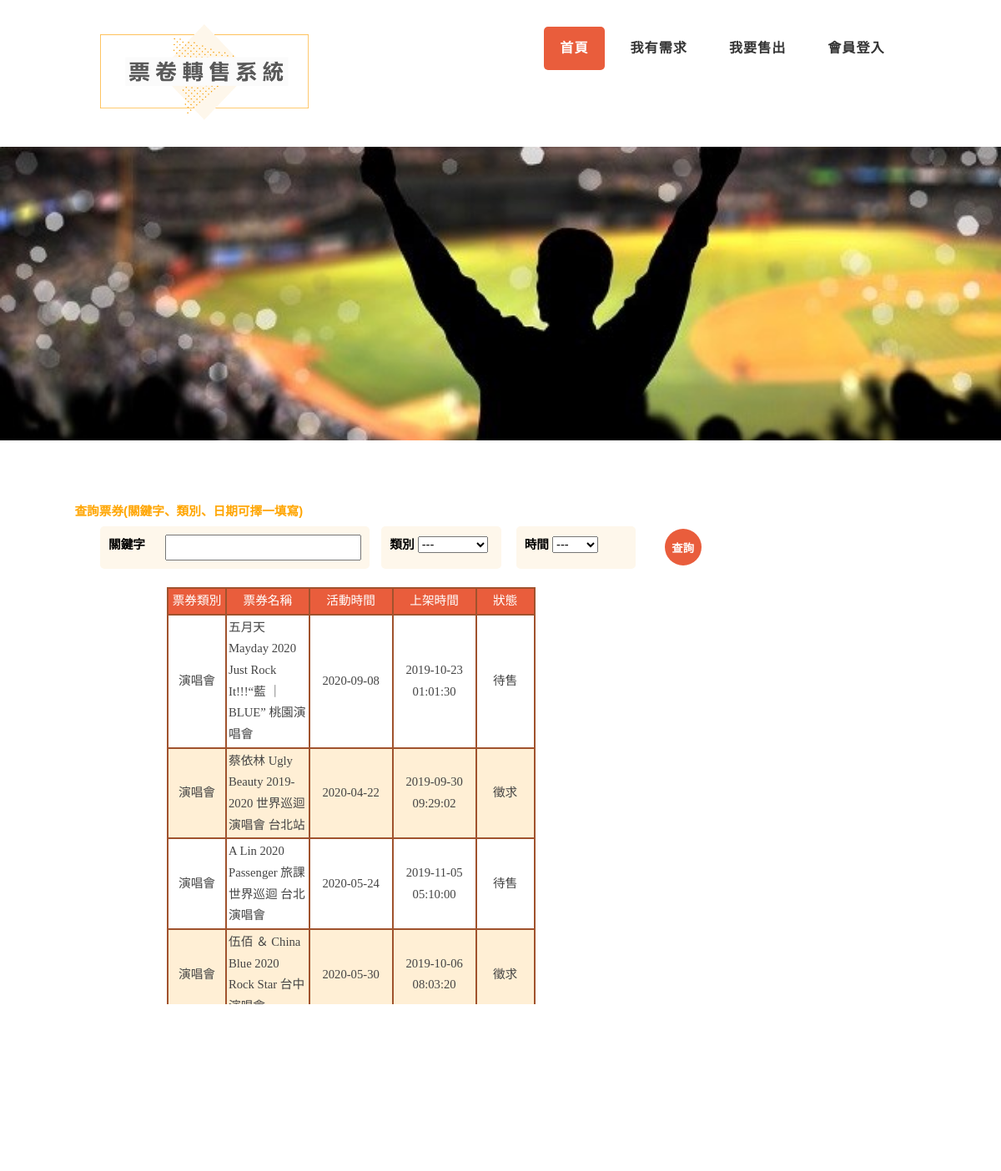
The page / on the database its author committed.
### tables this page shows
CREATE TABLE `ticket` (
  `ticket_id` varchar(20) NOT NULL,
  `seller_id` varchar(10) NOT NULL,
  `ticket_class_id` varchar(10) NOT NULL,
  `ticket_name` tinytext,
  `ticket_status` tinytext,
  `ticket_post_time` datetime DEFAULT NULL,
  `activity_time` date DEFAULT NULL
);

CREATE TABLE `ticket_class` (
  `ticket_class_id` varchar(10) NOT NULL,
  `ticket_class_name` tinytext
);

### index.php (the view, shortened to what this page needs)
<!DOCTYPE HTML>
<html>
	<head>
	</head>
	<body class="homepage">
		<div id="header">
			<div class="container">
					<div id="logo">
						<a href="index.php"><img src="images/03.png" alt="票券轉售平台" border="0" height="120em"></a>
					</div>
					<nav id="nav">
						<ul>
							<li class="active"><a href="index.php">首頁</a></li>
							<li><a href="need.php">我有需求</a></li>
							<li><a href="sold.php">我要售出</a></li>
							<?php
							if(@!$_SESSION['login']){ ?>
							<li><a href="login.php">會員登入</a></li>
							<?php
							}
							else{ ?>
								<li><a href="userdata.php">嗨，<?php echo $_SESSION['last_name'] ?></a></li>
							<?php
							} ?>
					</nav>
			</div>
		</div>
		<div id="banner">
		</div>
		<div id="page">
			<p style="color: orange;font-weight: bold;position: absolute;left: 6.1em; top:5em;">查詢票券(關鍵字、類別、日期可擇一填寫)</p>
			<div id="search-ticket" class="container">
				<div style="width:22em; height:3.5em; background-color:#fef7eb; border-radius:5px; padding:10px; position:absolute; left: 0em;top: 1em;">
				    <strong style="float:left;">關鍵字</strong>
					<form action = "<?php echo htmlspecialchars($_SERVER['PHP_SELF']); ?>" method = "post">
					<input name="keyword" type="text"  style="width:16em; float:right;">
					</form>
				</div>
				<div style="width:9.8em; height:3.5em; background-color:#fef7eb; border-radius:5px; padding:10px; position:absolute; left: 23em; top: 1em;">
					<strong>類別</strong>
					<select name="category">
				          <option>---</option>
					</select>
				</div>
				<div style="width:9.8em; height:3.5em; background-color:#fef7eb; border-radius:5px; padding:10px; position:absolute; left: 34em; top: 1em;">
					<strong>時間</strong>
					<select name="Year">
				        	<option>---</option>
					</select>
				</div>
			<button type="submit" name="search"  style="width:3.3em; height:3.3em; background-color:#e95d3c;
			 border-radius:25px; margin:10px; position:absolute; left: 50em; top:8px;
			 font-family: 微軟正黑體;font-weight: bold;color: white;border: unset;">查詢</button>
			</div>
			<div style="position:relative; text-align:center;width:800px;margin:0px auto; top:6em; height:500px; margin-bottom:200px; overflow:auto; font-family:'微軟正黑體';">
			<?php
				$ticket_name = @$_POST['keyword'];
				$con = new mysqli("localhost", "root", "1061746", "票券系統");
				$result = $con->query("SELECT ticket_class_name,ticket.ticket_class_id,ticket_name,activity_time,ticket_post_time, ticket_status
					FROM ticket, ticket_class
					WHERE ticket_name like '%$ticket_name%' AND ticket.ticket_class_id = ticket_class.ticket_class_id ");
					?><table style='color:#444444;' position:relative; top:50em; >
					<tr>
					<th style="width:70px;  background-color:#e95d3c; color:white;">票券類別</th>
					<th style="width:50px;  background-color:#e95d3c; color:white;">票券名稱</th>
					<th style="width:100px;  background-color:#e95d3c; color:white;">活動時間</th>
					<th style="width:100px;  background-color:#e95d3c; color:white;">上架時間</th>
					<th style="width:70px;  background-color:#e95d3c; color:white;">狀態</th>
					<?php
					while($row = mysqli_fetch_array($result))
					{
						  echo "<tr>";
						  if($row['ticket_status']=='sold')
						  {echo "<th style=\"vertical-align:middle;\" bgcolor='white'>" . $row['ticket_class_name'] . "</td>";
						  echo "<th style=\"vertical-align:middle;text-align:left;\" bgcolor='white'>" . $row['ticket_name'] . "</td>";
						  echo "<th style=\"vertical-align:middle;\" bgcolor='white'>" . $row['activity_time'] . "</td>";
						  echo "<th style=\"vertical-align:middle;\" bgcolor='white'>" . $row['ticket_post_time'] . "</td>";
						  echo "<th style=\"vertical-align:middle;\" bgcolor='white'>待售</td>";}
						  if($row['ticket_status']=='need')
						  {echo "<th style=\"vertical-align:middle;\" bgcolor='#FFEFD5'>" . $row['ticket_class_name'] . "</td>";
						  echo "<th style=\"vertical-align:middle;text-align:left;\" bgcolor='#FFEFD5'>" . $row['ticket_name'] . "</td>";
						  echo "<th style=\"vertical-align:middle;\" bgcolor='#FFEFD5'>" . $row['activity_time'] . "</td>";
						  echo "<th style=\"vertical-align:middle;\" bgcolor='#FFEFD5'>" . $row['ticket_post_time'] . "</td>";
						  echo "<th style=\"vertical-align:middle;\" bgcolor='#FFEFD5'>徵求</td>";}
					}
			?>
	</div>
		</div>
	</body>
</html>

### css/style.css (style rules this page uses)
body { background: #202020 url(images/img01.jpg) repeat; }
body,input,textarea,select { font-family: '微軟正黑體', sans-serif; font-weight: 300; font-size: 11pt; line-height: 1.75em; }
strong, b { font-weight: bold; color: #000000; }
a { color: #ff0000; }
p, ul, ol, dl, table { margin-bottom: 1em; }
#header { position: relative; background: #FFF; }
#header .container { position: relative; padding: 6em 0em; }
#logo { position: absolute; left: 0em; top: 2em; }
#nav { position: absolute; right: 0em; top: 2.2em; }
#nav > ul > li { float: left; }
#nav > ul > li:last-child { padding-right: 0; }
#nav > ul > li > a, #nav > ul > li > span { display: block; margin-left: 0.7em; padding: 0.80em 1.2em; letter-spacing: 0.06em; text-decoration: none; text-transform: uppercase; font-size: 1.1em; font-weight: bold; outline: 0; color: #333; }
#nav li.active a { background-color: #e95d3c; border-radius: 5px; color: #FFF; }
#banner { position: relative; padding: 20em 0em; background: url(../images/banner.jpg) no-repeat center; background-size: cover; color: #fff; }
#page { position: relative; background: #fff; }
#search-ticket { position: relative; background-color: goldenrod; }

### css/style-desktop.css (style rules this page uses)
body,input,textarea,select { font-size: 11pt; }
#banner { padding: 6em 0em; }
.homepage #banner { padding: 12em 0em; }
#page { padding: 2em 0em 6em 0em; }
.homepage #page { padding: 6em 0em; }

### index.php (style rules this page uses)
th { padding:2px; border:2px solid #A0522D; }

### rows shown on the page
ticket: ticket_class.ticket_class_name "演唱會", ticket_name "五月天 Mayday 2020 Just Rock It!!!“藍 ｜ BLUE” 桃園演唱會", activity_time "2020-09-08", ticket_post_time "2019-10-23 01:01:30"
ticket: ticket_class.ticket_class_name "演唱會", ticket_name "蔡依林 Ugly Beauty 2019-2020 世界巡迴演唱會 台北站", activity_time "2020-04-22", ticket_post_time "2019-09-30 09:29:02"
ticket: ticket_class.ticket_class_name "演唱會", ticket_name "A Lin 2020 Passenger 旅課 世界巡迴 台北演唱會", activity_time "2020-05-24", ticket_post_time "2019-11-05 05:10:00"
ticket: ticket_class.ticket_class_name "演唱會", ticket_name "伍佰 ＆ China Blue 2020 Rock Star…", activity_time "2020-05-30", ticket_post_time "2019-10-06 08:03:20"
